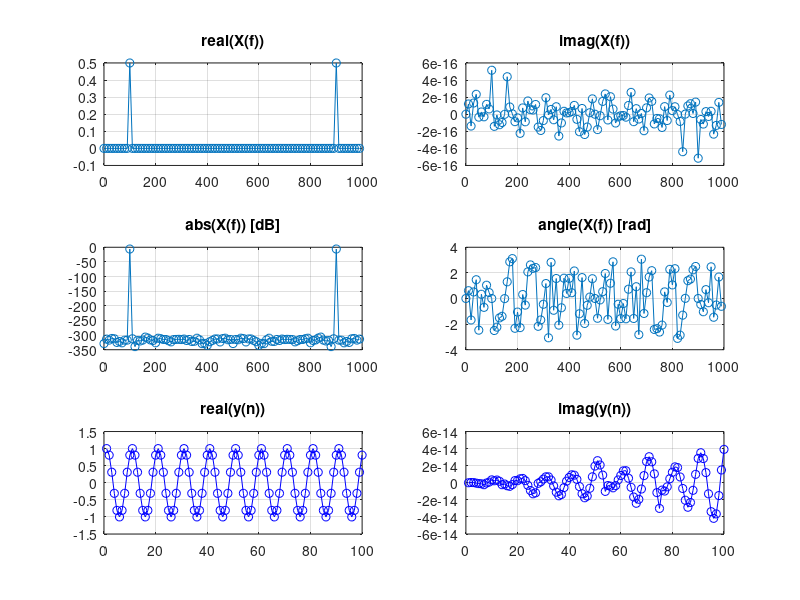
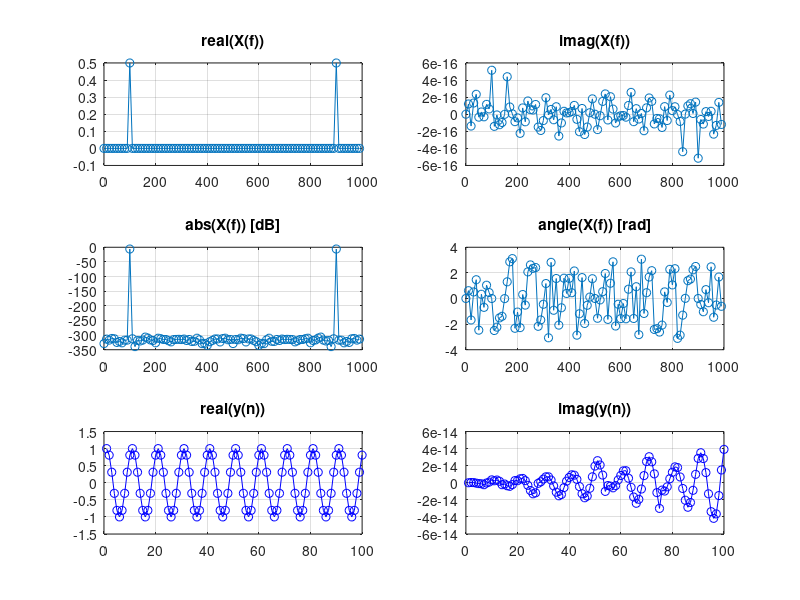
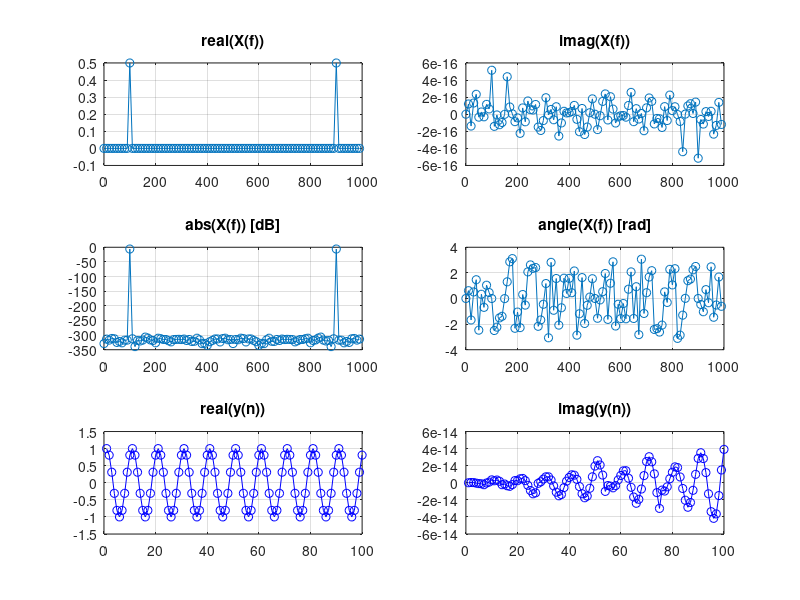
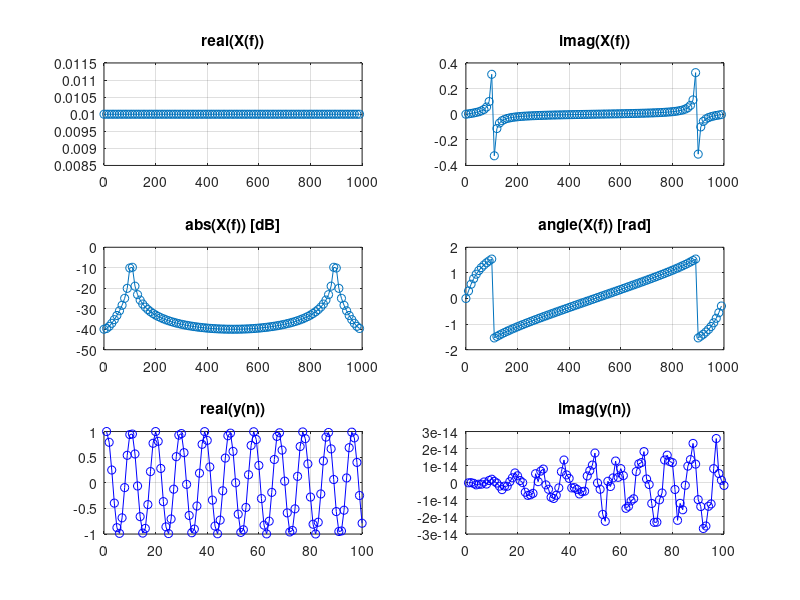

Write the MATLAB code that produced these figures, in order.
clear all; close all

% Macierze transformacji DFT
N = 100;                        % wymiar macierzy
k = (0:N-1); n=(0:N-1);         % wiersze=funkcje/sygnaly bazowe, kolumny=probki
A = exp(-j*2*pi/N*k'*n);        % macierz analizy DFT, z innym skalowaniem niz poprzednio
S = A';                         % macierz syntezy DFT: sprzezenie + transpozycja
% S = exp(j*2*pi/N*n'*k); A = S'; % z lab. o transformatach ortogonalnych
% diag(S*A), pause              % sprawdzenie ortogonalnosci macierzy, N na przekanej

% Signal
fs=1000; dt=1/fs; t=dt*(0:N-1).';       % skalowanie osi czasu, czas pionowo!
T=N*dt; f0=1/T; fk = f0*(0:N-1);        % fskalowanie osi czestotliwosci
x1 = 1*cos(2*pi*(10*f0)*t);             % sygnal 1
x2 = 1*cos(2*pi*(10.5*f0)*t);           % sygnal 2
x3 = 0.001*cos(2*pi*(20*f0)*t);         % sygnal 3
x = x1;                                 % wybor: x1, x2, x3, x1+x2, x2+x3

% Funkcja "okna"
w1 = boxcar(N);                         % okno prostokatne, N - dlugosc
w2 = chebwin(N,100);                    % okno Czebyszewa, liczba - poziom listkow bocznych
w = w1; scale = 1/sum(w);               % wybor: w1, w2 albo inne, dodane okno

% Windowing
x = x.*w;                               % "okienkowanie" sygnalu

% DFT of the signal
X1 = A*x;                               % nasz kod DFT
X2 = fft(x);                            % funkcja Matlaba DFT (Fast Fourier Transform)
error1 = max(abs(X1-X2)),               % blad wzgledem Matlaba, powinno byc prawie zero
X = X2;                                 % wybor: X1 albo X2


%% X1
% Interpretacja widma DFT, skalowanie
X = scale*X;                            % skalowanie amplitudy
figure;
subplot(321); plot(fk,real(X),'o-'); title('real(X(f))'); grid;
subplot(322); plot(fk,imag(X),'o-'); title('imag(X(f))'); grid;

subplot(323); plot(fk,20*log10(abs(X)),'o-'); title('abs(X(f)) [dB]'); grid;
subplot(324); plot(fk,angle(X),'o-'); title('angle(X(f)) [rad]'); grid;

% Modyfikacja widma DFT - przyklad
% X(1+10)=0; X(N-10+1)=0; % usuniecie sygnalu x1 o czestotliwosci 10*f0
% Odwrotne DFT - synteza sygnalu na podstawie jego widma

y = S*X;                                % synteza sygnalu
error2 = max(abs(x-y)),                 % blad odtworzenia sygnalu
                              % wynik
subplot(325); plot(real(y),'bo-'); title('real(y(n))'); grid;
subplot(326); plot(imag(y),'bo-'); title('imag(y(n))'); grid;

%% X2
X = X2;
% Interpretacja widma DFT, skalowanie
X = scale*X;                            % skalowanie amplitudy
figure;
subplot(321); plot(fk,real(X),'o-'); title('real(X(f))'); grid;
subplot(322); plot(fk,imag(X),'o-'); title('imag(X(f))'); grid;

subplot(323); plot(fk,20*log10(abs(X)),'o-'); title('abs(X(f)) [dB]'); grid;
subplot(324); plot(fk,angle(X),'o-'); title('angle(X(f)) [rad]'); grid;

% Modyfikacja widma DFT - przyklad
% X(1+10)=0; X(N-10+1)=0; % usuniecie sygnalu x1 o czestotliwosci 10*f0
% Odwrotne DFT - synteza sygnalu na podstawie jego widma

y = S*X;                                % synteza sygnalu
error2 = max(abs(x-y)),                 % blad odtworzenia sygnalu
                              % wynik
subplot(325); plot(real(y),'bo-'); title('real(y(n))'); grid;
subplot(326); plot(imag(y),'bo-'); title('imag(y(n))'); grid;
pause;
close all;

%% w1 x1
% Signal
x = x1;                                 % wybor

% Funkcja "okna"
w1 = boxcar(N);                         % okno prostokatne, N - dlugosc
w = w1; scale = 1/sum(w);               % wybor

% Windowing
x = x.*w;                               % "okienkowanie" sygnalu

% DFT of the signal
X2 = fft(x);                            % funkcja Matlaba DFT (Fast Fourier Transform)
X = X2;                                 % wybor: X1 albo X2
% Interpretacja widma DFT, skalowanie
X = scale*X;                            % skalowanie amplitudy

figure('Name',"w1 x1");
subplot(321); plot(fk,real(X),'o-'); title('real(X(f))'); grid;
subplot(322); plot(fk,imag(X),'o-'); title('imag(X(f))'); grid;

subplot(323); plot(fk,20*log10(abs(X)),'o-'); title('abs(X(f)) [dB]'); grid;
subplot(324); plot(fk,angle(X),'o-'); title('angle(X(f)) [rad]'); grid;

y = S*X;                                % synteza sygnalu
error2 = max(abs(x-y)),                 % blad odtworzenia sygnalu
                              % wynik
subplot(325); plot(real(y),'bo-'); title('real(y(n))'); grid;
subplot(326); plot(imag(y),'bo-'); title('imag(y(n))'); grid;

%% w1 x2
% Signal
x = x2;                                 % wybor

% Funkcja "okna"
w1 = boxcar(N);                         % okno prostokatne, N - dlugosc
w = w1; scale = 1/sum(w);               % wybor

% Windowing
x = x.*w;                               % "okienkowanie" sygnalu

% DFT of the signal
X2 = fft(x);                            % funkcja Matlaba DFT (Fast Fourier Transform)
X = X2;                                 % wybor: X1 albo X2
% Interpretacja widma DFT, skalowanie
X = scale*X;                            % skalowanie amplitudy

figure('Name',"w1 x2");
subplot(321); plot(fk,real(X),'o-'); title('real(X(f))'); grid;
subplot(322); plot(fk,imag(X),'o-'); title('imag(X(f))'); grid;

subplot(323); plot(fk,20*log10(abs(X)),'o-'); title('abs(X(f)) [dB]'); grid;
subplot(324); plot(fk,angle(X),'o-'); title('angle(X(f)) [rad]'); grid;

y = S*X;                                % synteza sygnalu
error2 = max(abs(x-y)),                 % blad odtworzenia sygnalu
                              % wynik
subplot(325); plot(real(y),'bo-'); title('real(y(n))'); grid;
subplot(326); plot(imag(y),'bo-'); title('imag(y(n))'); grid;

%% w1 x3
% Signal
x = x3;                                 % wybor

% Funkcja "okna"
w1 = boxcar(N);                         % okno prostokatne, N - dlugosc
w = w1; scale = 1/sum(w);               % wybor

% Windowing
x = x.*w;                               % "okienkowanie" sygnalu

% DFT of the signal
X2 = fft(x);                            % funkcja Matlaba DFT (Fast Fourier Transform)
X = X2;                                 % wybor: X1 albo X2
% Interpretacja widma DFT, skalowanie
X = scale*X;                            % skalowanie amplitudy

figure('Name',"w1 x3");
subplot(321); plot(fk,real(X),'o-'); title('real(X(f))'); grid;
subplot(322); plot(fk,imag(X),'o-'); title('imag(X(f))'); grid;

subplot(323); plot(fk,20*log10(abs(X)),'o-'); title('abs(X(f)) [dB]'); grid;
subplot(324); plot(fk,angle(X),'o-'); title('angle(X(f)) [rad]'); grid;

y = S*X;                                % synteza sygnalu
error2 = max(abs(x-y)),                 % blad odtworzenia sygnalu
                              % wynik
subplot(325); plot(real(y),'bo-'); title('real(y(n))'); grid;
subplot(326); plot(imag(y),'bo-'); title('imag(y(n))'); grid;

%% w1 x1+x3
% Signal
x = x1 + x3;                                 % wybor

% Funkcja "okna"
w1 = boxcar(N);                         % okno prostokatne, N - dlugosc
w = w1; scale = 1/sum(w);               % wybor

% Windowing
x = x.*w;                               % "okienkowanie" sygnalu

% DFT of the signal
X2 = fft(x);                            % funkcja Matlaba DFT (Fast Fourier Transform)
X = X2;                                 % wybor: X1 albo X2
% Interpretacja widma DFT, skalowanie
X = scale*X;                            % skalowanie amplitudy

figure('Name',"w1 x1+x3");
subplot(321); plot(fk,real(X),'o-'); title('real(X(f))'); grid;
subplot(322); plot(fk,imag(X),'o-'); title('imag(X(f))'); grid;

subplot(323); plot(fk,20*log10(abs(X)),'o-'); title('abs(X(f)) [dB]'); grid;
subplot(324); plot(fk,angle(X),'o-'); title('angle(X(f)) [rad]'); grid;

y = S*X;                                % synteza sygnalu
error2 = max(abs(x-y)),                 % blad odtworzenia sygnalu
                              % wynik
subplot(325); plot(real(y),'bo-'); title('real(y(n))'); grid;
subplot(326); plot(imag(y),'bo-'); title('imag(y(n))'); grid;

%% w1 x2+x3
% Signal
x = x2 + x3;                                 % wybor

% Funkcja "okna"
w1 = boxcar(N);                         % okno prostokatne, N - dlugosc
w = w1; scale = 1/sum(w);               % wybor

% Windowing
x = x.*w;                               % "okienkowanie" sygnalu

% DFT of the signal
X2 = fft(x);                            % funkcja Matlaba DFT (Fast Fourier Transform)
X = X2;                                 % wybor: X1 albo X2
% Interpretacja widma DFT, skalowanie
X = scale*X;                            % skalowanie amplitudy

figure('Name',"w1 x2+x3");
subplot(321); plot(fk,real(X),'o-'); title('real(X(f))'); grid;
subplot(322); plot(fk,imag(X),'o-'); title('imag(X(f))'); grid;

subplot(323); plot(fk,20*log10(abs(X)),'o-'); title('abs(X(f)) [dB]'); grid;
subplot(324); plot(fk,angle(X),'o-'); title('angle(X(f)) [rad]'); grid;

y = S*X;                                % synteza sygnalu
error2 = max(abs(x-y)),                 % blad odtworzenia sygnalu
                              % wynik
subplot(325); plot(real(y),'bo-'); title('real(y(n))'); grid;
subplot(326); plot(imag(y),'bo-'); title('imag(y(n))'); grid;
%%
pause;
close all;
%%
%% w2 x1
% Signal
x = x1;                                 % wybor

% Funkcja "okna"
w2 = chebwin(N,100);                          % okno prostokatne, N - dlugosc
w = w2; scale = 1/sum(w);               % wybor

% Windowing
x = x.*w;                               % "okienkowanie" sygnalu

% DFT of the signal
X2 = fft(x);                            % funkcja Matlaba DFT (Fast Fourier Transform)
X = X2;                                 % wybor: X1 albo X2
% Interpretacja widma DFT, skalowanie
X = scale*X;                            % skalowanie amplitudy

figure('Name',"w2 x1");
subplot(321); plot(fk,real(X),'o-'); title('real(X(f))'); grid;
subplot(322); plot(fk,imag(X),'o-'); title('imag(X(f))'); grid;

subplot(323); plot(fk,20*log10(abs(X)),'o-'); title('abs(X(f)) [dB]'); grid;
subplot(324); plot(fk,angle(X),'o-'); title('angle(X(f)) [rad]'); grid;

y = S*X;                                % synteza sygnalu
error2 = max(abs(x-y)),                 % blad odtworzenia sygnalu
                              % wynik
subplot(325); plot(real(y),'bo-'); title('real(y(n))'); grid;
subplot(326); plot(imag(y),'bo-'); title('imag(y(n))'); grid;

%% w2 x2
% Signal
x = x2;                                 % wybor

% Funkcja "okna"
w2 = boxcar(N);                         % okno prostokatne, N - dlugosc
w = w2; scale = 1/sum(w);               % wybor

% Windowing
x = x.*w;                               % "okienkowanie" sygnalu

% DFT of the signal
X2 = fft(x);                            % funkcja Matlaba DFT (Fast Fourier Transform)
X = X2;                                 % wybor: X1 albo X2
% Interpretacja widma DFT, skalowanie
X = scale*X;                            % skalowanie amplitudy

figure('Name',"w2 x2");
subplot(321); plot(fk,real(X),'o-'); title('real(X(f))'); grid;
subplot(322); plot(fk,imag(X),'o-'); title('imag(X(f))'); grid;

subplot(323); plot(fk,20*log10(abs(X)),'o-'); title('abs(X(f)) [dB]'); grid;
subplot(324); plot(fk,angle(X),'o-'); title('angle(X(f)) [rad]'); grid;

y = S*X;                                % synteza sygnalu
error2 = max(abs(x-y)),                 % blad odtworzenia sygnalu
                              % wynik
subplot(325); plot(real(y),'bo-'); title('real(y(n))'); grid;
subplot(326); plot(imag(y),'bo-'); title('imag(y(n))'); grid;

%% w2 x3
% Signal
x = x3;                                 % wybor

% Funkcja "okna"
w2 = boxcar(N);                         % okno prostokatne, N - dlugosc
w = w2; scale = 1/sum(w);               % wybor

% Windowing
x = x.*w;                               % "okienkowanie" sygnalu

% DFT of the signal
X2 = fft(x);                            % funkcja Matlaba DFT (Fast Fourier Transform)
X = X2;                                 % wybor: X1 albo X2
% Interpretacja widma DFT, skalowanie
X = scale*X;                            % skalowanie amplitudy

figure('Name',"w2 x3");
subplot(321); plot(fk,real(X),'o-'); title('real(X(f))'); grid;
subplot(322); plot(fk,imag(X),'o-'); title('imag(X(f))'); grid;

subplot(323); plot(fk,20*log10(abs(X)),'o-'); title('abs(X(f)) [dB]'); grid;
subplot(324); plot(fk,angle(X),'o-'); title('angle(X(f)) [rad]'); grid;

y = S*X;                                % synteza sygnalu
error2 = max(abs(x-y)),                 % blad odtworzenia sygnalu
                              % wynik
subplot(325); plot(real(y),'bo-'); title('real(y(n))'); grid;
subplot(326); plot(imag(y),'bo-'); title('imag(y(n))'); grid;

%% w2 x1+x3
% Signal
x = x1 + x3;                                 % wybor

% Funkcja "okna"
w2 = boxcar(N);                         % okno prostokatne, N - dlugosc
w = w2; scale = 1/sum(w);               % wybor

% Windowing
x = x.*w;                               % "okienkowanie" sygnalu

% DFT of the signal
X2 = fft(x);                            % funkcja Matlaba DFT (Fast Fourier Transform)
X = X2;                                 % wybor: X1 albo X2
% Interpretacja widma DFT, skalowanie
X = scale*X;                            % skalowanie amplitudy

figure('Name',"w2 x1+x3");
subplot(321); plot(fk,real(X),'o-'); title('real(X(f))'); grid;
subplot(322); plot(fk,imag(X),'o-'); title('imag(X(f))'); grid;

subplot(323); plot(fk,20*log10(abs(X)),'o-'); title('abs(X(f)) [dB]'); grid;
subplot(324); plot(fk,angle(X),'o-'); title('angle(X(f)) [rad]'); grid;

y = S*X;                                % synteza sygnalu
error2 = max(abs(x-y)),                 % blad odtworzenia sygnalu
                              % wynik
subplot(325); plot(real(y),'bo-'); title('real(y(n))'); grid;
subplot(326); plot(imag(y),'bo-'); title('imag(y(n))'); grid;

%% w2 x2+x3
% Signal
x = x2 + x3;                                 % wybor

% Funkcja "okna"
w2 = boxcar(N);                         % okno prostokatne, N - dlugosc
w = w2; scale = 1/sum(w);               % wybor

% Windowing
x = x.*w;                               % "okienkowanie" sygnalu

% DFT of the signal
X2 = fft(x);                            % funkcja Matlaba DFT (Fast Fourier Transform)
X = X2;                                 % wybor: X1 albo X2
% Interpretacja widma DFT, skalowanie
X = scale*X;                            % skalowanie amplitudy

figure('Name',"w2 x2+x3");
subplot(321); plot(fk,real(X),'o-'); title('real(X(f))'); grid;
subplot(322); plot(fk,imag(X),'o-'); title('imag(X(f))'); grid;

subplot(323); plot(fk,20*log10(abs(X)),'o-'); title('abs(X(f)) [dB]'); grid;
subplot(324); plot(fk,angle(X),'o-'); title('angle(X(f)) [rad]'); grid;

y = S*X;                                % synteza sygnalu
error2 = max(abs(x-y)),                 % blad odtworzenia sygnalu
                              % wynik
subplot(325); plot(real(y),'bo-'); title('real(y(n))'); grid;
subplot(326); plot(imag(y),'bo-'); title('imag(y(n))'); grid;

%%
pause; close all;
%%
%% w1 x1+x3
% Signal
x = x1 + x3;                                 % wybor

% Funkcja "okna"
w1 = boxcar(N);                        % okno prostokatne, N - dlugosc
w = w1; scale = 1/sum(w);               % wybor

% Windowing
x = x.*w;                               % "okienkowanie" sygnalu

% DFT of the signal
X2 = fft(x);                            % funkcja Matlaba DFT (Fast Fourier Transform)
X = X2;                                 % wybor: X1 albo X2
% Interpretacja widma DFT, skalowanie
X = scale*X;                            % skalowanie amplitudy

figure('Name',"w1 x1+x3");
subplot(321); plot(fk,real(X),'o-'); title('real(X(f))'); grid;
subplot(322); plot(fk,imag(X),'o-'); title('imag(X(f))'); grid;

subplot(323); plot(fk,20*log10(abs(X)),'o-'); title('abs(X(f)) [dB]'); grid;
subplot(324); plot(fk,angle(X),'o-'); title('angle(X(f)) [rad]'); grid;

y = S*X;                                % synteza sygnalu
error2 = max(abs(x-y)),                 % blad odtworzenia sygnalu
                              % wynik
subplot(325); plot(real(y),'bo-'); title('real(y(n))'); grid;
subplot(326); plot(imag(y),'bo-'); title('imag(y(n))'); grid;

%% w1 x1+x3 X(1+10)=0; X(N-10+1)=0;
% Signal
x = x1 + x3;                                 % wybor

% Funkcja "okna"
w1 = boxcar(N);                        % okno prostokatne, N - dlugosc
w = w1; scale = 1/sum(w);               % wybor

% Windowing
x = x.*w;                               % "okienkowanie" sygnalu

% DFT of the signal
X2 = fft(x);                            % funkcja Matlaba DFT (Fast Fourier Transform)
X = X2;                                 % wybor: X1 albo X2
% Interpretacja widma DFT, skalowanie
X = scale*X;                            % skalowanie amplitudy

figure('Name',"w1 x1+x3 X(1+10)=0; X(N-10+1)=0;");
subplot(321); plot(fk,real(X),'o-'); title('real(X(f))'); grid;
subplot(322); plot(fk,imag(X),'o-'); title('imag(X(f))'); grid;

subplot(323); plot(fk,20*log10(abs(X)),'o-'); title('abs(X(f)) [dB]'); grid;
subplot(324); plot(fk,angle(X),'o-'); title('angle(X(f)) [rad]'); grid;

X(1+10)=0; X(N-10+1)=0; % usuniecie sygnalu x1 o czestotliwosci 10*f0


y = S*X;                                % synteza sygnalu
error2 = max(abs(x-y)),                 % blad odtworzenia sygnalu
                              % wynik
subplot(325); plot(real(y),'bo-'); title('real(y(n))'); grid;
subplot(326); plot(imag(y),'bo-'); title('imag(y(n))'); grid;

%% w1 x3
% Signal
x = x3;                                 % wybor

% Funkcja "okna"
w1 = boxcar(N);                         % okno prostokatne, N - dlugosc
w = w1; scale = 1/sum(w);               % wybor

% Windowing
x = x.*w;                               % "okienkowanie" sygnalu

% DFT of the signal
X2 = fft(x);                            % funkcja Matlaba DFT (Fast Fourier Transform)
X = X2;                                 % wybor: X1 albo X2
% Interpretacja widma DFT, skalowanie
X = scale*X;                            % skalowanie amplitudy

figure('Name',"w1 x3");
subplot(321); plot(fk,real(X),'o-'); title('real(X(f))'); grid;
subplot(322); plot(fk,imag(X),'o-'); title('imag(X(f))'); grid;

subplot(323); plot(fk,20*log10(abs(X)),'o-'); title('abs(X(f)) [dB]'); grid;
subplot(324); plot(fk,angle(X),'o-'); title('angle(X(f)) [rad]'); grid;

y = S*X;                                % synteza sygnalu
error2 = max(abs(x-y)),                 % blad odtworzenia sygnalu
                              % wynik
subplot(325); plot(real(y),'bo-'); title('real(y(n))'); grid;
subplot(326); plot(imag(y),'bo-'); title('imag(y(n))'); grid;
